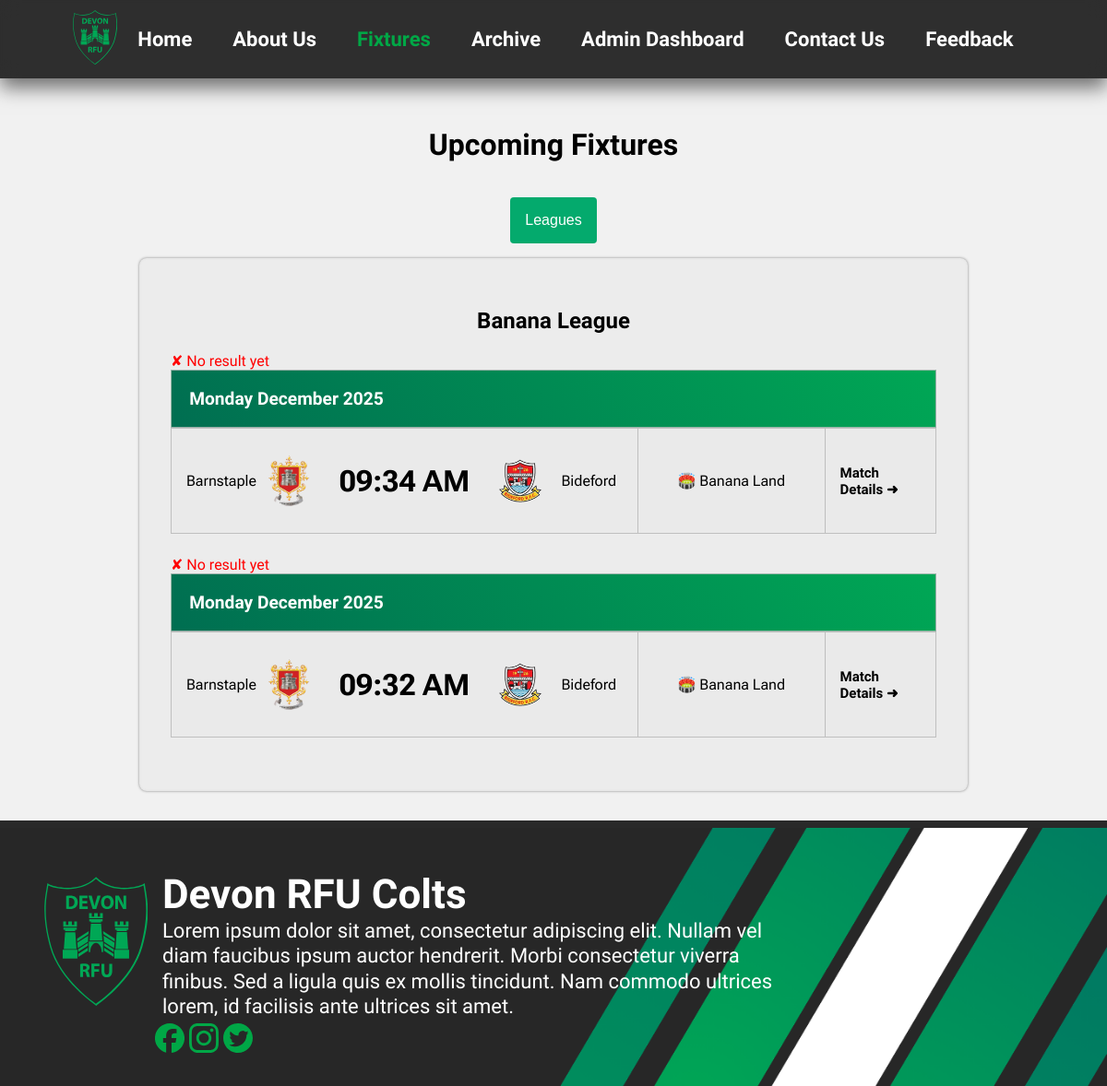
The app's page /fixtures, older data.
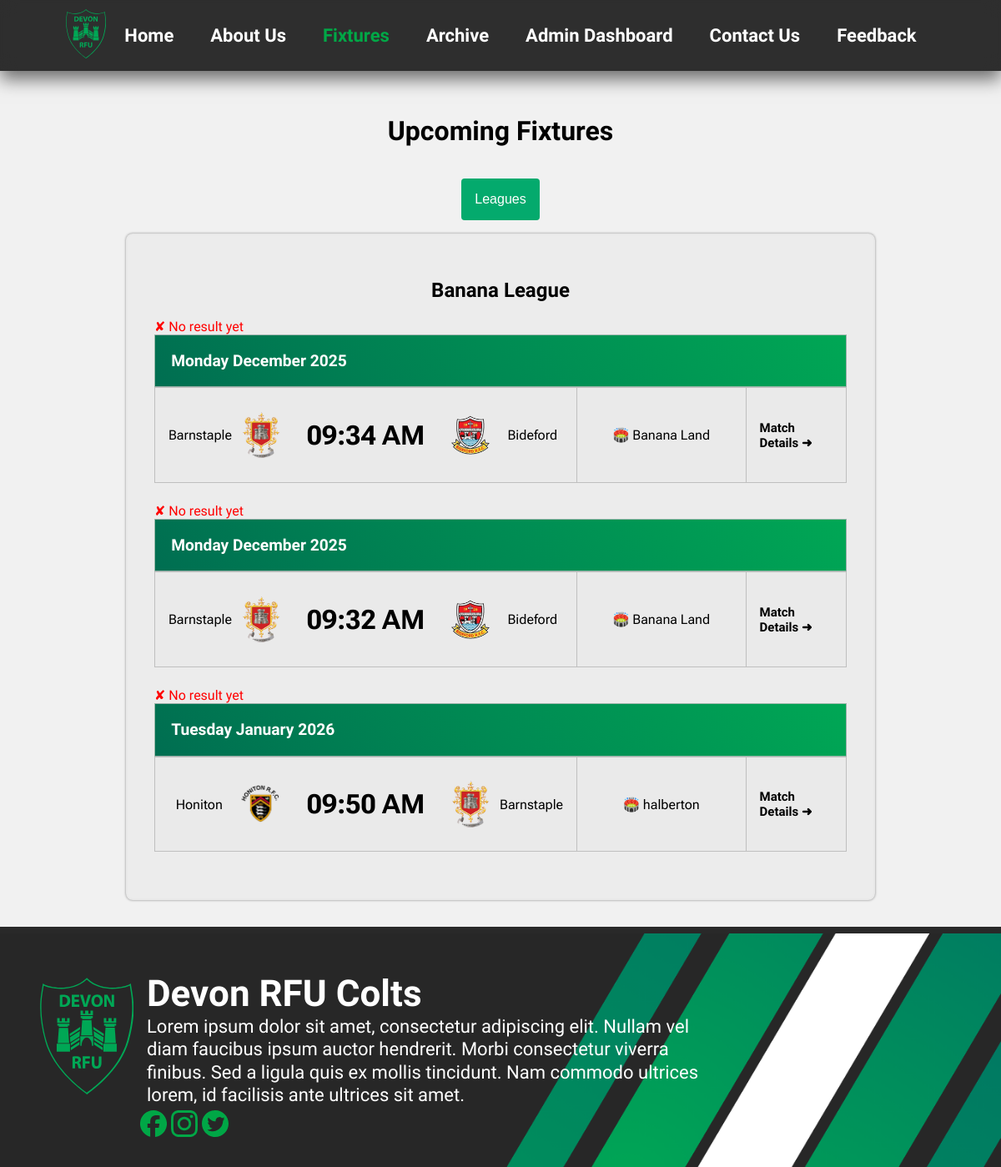
The same page, newer data.
### project/models.py (models this page shows)
class Fixtures(db.Model):
    id = db.Column(db.Integer, primary_key=True)
    venue = db.Column(db.String(100), nullable=False)
    date = db.Column(db.Date, nullable=False)
    time = db.Column(db.Time, nullable=False)
    team1_id = db.Column(db.Integer, db.ForeignKey('team.id'), nullable=False)
    team2_id = db.Column(db.Integer, db.ForeignKey('team.id'), nullable=False)
    team1 = db.relationship('Team', foreign_keys=[team1_id])
    team2 = db.relationship('Team', foreign_keys=[team2_id])
    league_name = db.Column(db.String(100))
    result = db.relationship('Results', back_populates="fixture", uselist=False)  # one-to-one

class Team(db.Model):
    __tablename__ = 'team'  # ensure table is named 'team'
    id = db.Column(db.Integer, primary_key=True)
    name = db.Column(db.String(100), nullable=False)
    logo = db.Column(db.String(100))

### project/main.py (the view)
@main.route('/fixtures')
def fixtures_page():
    fixtures = Fixtures.query.order_by(Fixtures.date, Fixtures.time).all()
    return render_template('fixtures.html', fixtures=fixtures)

### project/templates/fixtures.html (shortened to what this page needs)
{% extends "base.html" %}
{% block content %}
<link rel="stylesheet" href="{{ url_for('static', filename='fixtures.css') }}">
<div class="league">
    <div class="fixtures">
        <h1>Upcoming Fixtures</h1>
        <div class="menu">
            <div class="dropdown">
                <button class="dropbtn">Leagues</button>
            </div>
        </div>
        {% if fixtures %}
            {% for league, league_fixtures in fixtures|groupby("league_name") %}
                <div class="fixture-container" id="{{ league }}">
                    <h2 class="league-title" style="text-align: center;">{{ league }}</h2>
                    {% for fixture in league_fixtures %}
                        {% if fixture.result %}
                            <span style="color: green; text-align: left;">✔ Result available</span>
                        {% else %}
                            <span style="color: red;">✘ No result yet</span>
                        {% endif %}
                        <p class="date">
                            {{ fixture.date.strftime('%A %B %Y') }}
                        </p>
                        <div class="fixture-container-2">
                            <div class="fixture-container-clubs">
                                <div class="fixture-container-clubs-2">
                                    <p>{{ fixture.team1.name }}</p>
                                    <img src="/static/assets/{{ fixture.team1.logo }}">
                                </div>
                                <h1>{{ fixture.time.strftime('%I:%M %p') }}</h1>
                                <div class="fixture-container-clubs-2">
                                    <img src="/static/assets/{{ fixture.team2.logo }}">
                                    <p>{{ fixture.team2.name }}</p>
                                </div>
                            </div>
                            <p class="fixture-container-venue">🏟️ {{ fixture.venue }}</p>
                            <div class="fixture-matchlink">
                                <a href="{{ url_for('main.matchdetails', fixture_id=fixture.id) }}">
                                    Match Details ➜
                                </a>
                            </div>
                        </div>
                    {% endfor %}
                </div>
            {% endfor %}
        {% else %}
            <p>No fixtures scheduled.</p>
        {% endif %}
    </div>
</div>
{% endblock %}

### project/templates/base.html (shortened to what this page needs)
    <!DOCTYPE html>
    <html lang="en">
    <head>
        <link rel="stylesheet" href="{{ url_for('static', filename='navbar_footer.css') }}">
    </head>
    <body>
        <nav id="navigation" class="navbar">
            <div class="navbar-container">
                <div class="logo">
                    <a href="{{ url_for('main.home') }}"><img src="/static/assets/devonrfu-logo.svg"></a>
                </div>
                <div class="navbar-links" id="navbar-links">
                    <a href="{{ url_for('main.home') }}" id="home">Home</a>
                    <a href="{{ url_for('main.about_us') }}" id="about">About Us</a>
                    <a href="{{ url_for('main.fixtures_page') }}" id="fixtures">Fixtures</a>
                    <a href="{{ url_for('main.archive') }}" id="archive">Archive</a>
                    <a href="{{ url_for('main.admin') }}" id="admin">Admin Dashboard</a>
                    <a href="{{ url_for('main.contact_us') }}" id="contact">Contact Us</a>
                    <a href="{{ url_for('main.feedback') }}" id="feedback">Feedback</a>
                </div>
            </div>
        </nav>
        <div class="content">
            {% block content %}
            {% endblock %}
        </div>
        <footer class="footer">
                <div class="footer-container">
                    <div class="footer-logo">
                        <img src="/static/assets/devonrfu-logo.svg">
                    </div>
                    <div class="footer-heading">
                        <h1>Devon RFU Colts</h1>
                        <p>Lorem ipsum dolor sit amet, consectetur adipiscing elit. Nullam vel diam faucibus ipsum auctor hendrerit.
                            Morbi consectetur viverra finibus. Sed a ligula quis ex mollis tincidunt.
                            Nam commodo ultrices lorem, id facilisis ante ultrices sit amet.</p>
                    </div>
                </div>
                <div class="social-media">
                    <a href="{{ url_for('main.home') }}"><img src="/static/assets/facebook-logo.svg"></a>
                    <a href="{{ url_for('main.home') }}"><img src="/static/assets/instragram-logo.svg"></a>
                    <a href="{{ url_for('main.home') }}"><img src="/static/assets/twitter-logo.svg"></a>
                </div>
        </footer>
    </body>
    </html>

### project/static/navbar_footer.css (style rules this page uses)
body { min-height: 100vh; margin: 0; background: rgb(241, 241, 241); background-size: cover; background-position: center; background-repeat: no-repeat; }
.content { min-height: 50em; animation: fadeInOpacity 0.5s; }
.navbar { display: flex; justify-content: center; position: sticky; top: 0px; z-index: 100; }
.navbar-container { display: flex; align-items: center; background-color: rgba(0, 0, 0, 0.81); justify-content: center; height: auto; width: 100%; padding: 0.5em; backdrop-filter: blur(10px) brightness(1); box-shadow: 0 10px 20px rgba(0, 0, 0, 0.55); }
.logo { display: flex; justify-content: flex-start; }
.logo img { width: 3rem; }
.navbar-links { display: flex; justify-content: space-evenly; }
.footer { border-top: 0.5em solid rgb(41, 41, 41); background-image: url("/static/footer-image.png"); background-size: cover; height: auto; background-position: center; background-repeat: no-repeat; margin-bottom: 0; position: relative; }
.footer-container { display: flex; width: 70%; margin-top: 1em; margin-bottom: 0; }
.footer-logo { display: flex; }
.footer-logo img { width: 7rem; padding: 1em; margin-left: 2em; }
.footer-heading { font-size: 22px; font-family: "League Spartan", sans-serif; color: white; }
.footer-heading p { margin-top: 0; line-height: 1.25em; }
.footer-heading h1 { margin-bottom: 0; }
.social-media img { width: 2rem; margin-top: -100%; }
.social-media { display: flex; margin-left: 14%; gap: 5px; padding-bottom: 2em; }

### project/static/fixtures.css (style rules this page uses)
.fixtures { display: flex; flex-direction: column; gap: 1rem; font-family: "League Spartan", serif; justify-content: flex-start; align-items: center; margin-top: 2em; animation: fadeInOpacity 0.5s; }
.league { flex-direction: column; gap: 1rem; font-family: "League Spartan", serif; justify-content: center; align-items: center; animation: fadeInOpacity 0.5s; display: flex; }
.fixture-container { width: 90%; justify-content: center; align-items: center; box-shadow: #838383 0px 0px 3px; border: 2px solid rgba(228, 228, 228, 0.36); padding: 2rem; border-radius: 0.5rem; margin-bottom: 2em; background-color: #ececec; }
.date { display: flex; background: #00A755; background: linear-gradient(-128deg, rgba(0, 167, 85, 1) 0%, rgba(0, 110, 81, 1) 100%); margin: 0 0 0 0; justify-content: flex-start; padding: 1em; border: 1px solid rgba(191, 191, 191, 0.8); font-size: 1.2em; font-weight: bold; text-align: left; color: white; }
.fixture-container-2 { display: grid; grid-template-columns: 2.5fr 1fr 0.6fr; grid-template-rows: 1fr; gap: 0px 0px; grid-template-areas: "fixture-container-clubs fixture-container-venue ."; }
.fixture-container-clubs { display: grid; grid-template-columns: 1fr 1fr 1fr; align-items: center; background-color: #eaeaea; padding: 1rem; margin: 0 0 1.5em 0; gap: 1rem; text-align: center; border: 1.5px solid #bfbfbf; border-right: 0px solid #bfbfbf; grid-area: fixture-container-clubs; font-family: "Roboto Flex", serif; }
.fixture-container-clubs h1 { font-size: 2rem; text-align: center; }
.fixture-container-clubs-2 { display: grid; grid-template-columns: 1fr 1fr; place-items: center; text-align: center; }
.fixtures img { width: 3rem; height: auto; object-fit: contain; justify-self: center; }
.fixture-container-venue { grid-area: fixture-container-venue; display: flex; justify-content: center; align-items: center; background-color: #eaeaea; border: 1.5px solid #bfbfbf; border-right: 0px solid #bfbfbf; padding: 1rem; margin: 0 0 1.5em 0; gap: 1rem; font-family: "Roboto Flex", serif; }
.fixture-matchlink { display: flex; justify-content: center; align-items: center; background-color: #eaeaea; border: 1.5px solid #bfbfbf; padding: 1rem; margin: 0 0 1.5em 0; gap: 1rem; }
.fixture-matchlink a { color: black; text-decoration: none; font-weight: bold; transition: color 0.3s ease; font-size: 15px; }
.dropbtn { background-color: #04AA6D; color: white; padding: 16px; font-size: 16px; border: none; border-radius: 4px; }
.dropdown { position: relative; display: inline-block; }

Row changes from the older to the newer data that the page shows:
added Fixtures: date "Tuesday January 2026", team1.name "Honiton", team1.logo (picture), time "09:50 AM", team2.logo (picture), team2.name "Barnstaple", venue "halberton", shown under "Banana League"
